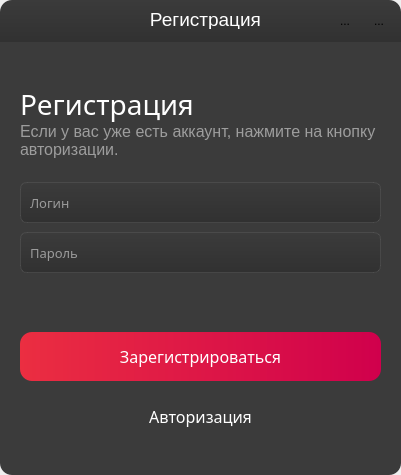
<?xml version="1.0" encoding="UTF-8"?>
<ui version="4.0">
 <class>Form</class>
 <widget class="QWidget" name="Form">
  <property name="geometry">
   <rect>
    <x>0</x>
    <y>0</y>
    <width>401</width>
    <height>475</height>
   </rect>
  </property>
  <property name="minimumSize">
   <size>
    <width>401</width>
    <height>475</height>
   </size>
  </property>
  <property name="maximumSize">
   <size>
    <width>401</width>
    <height>475</height>
   </size>
  </property>
  <property name="windowTitle">
   <string>Регистрация</string>
  </property>
  <property name="windowIcon">
   <iconset resource="res/res.qrc">
    <normaloff>:/imgs/img/AppLogo.png</normaloff>:/imgs/img/AppLogo.png</iconset>
  </property>
  <widget class="QFrame" name="header">
   <property name="geometry">
    <rect>
     <x>0</x>
     <y>0</y>
     <width>401</width>
     <height>42</height>
    </rect>
   </property>
   <property name="styleSheet">
    <string notr="true">#header{
	background-color: qlineargradient(spread:pad, x1:0.5, y1:0, x2:0.5, y2:1, stop:0 rgba(59, 59, 59, 255), stop:1 rgba(49, 49, 49, 255));
	border-top-right-radius: 12px;
	border-top-left-radius: 12px;
}

.QToolButton{
	background-color: rgba(255, 255, 255, 0);
	border-radius: 5px;
}

.QPushButton{
	background-color: rgba(255, 255, 255, 0);
	color: white
}

.QToolButton:hover{
	background-color: rgba(0, 0, 0, 50);
}</string>
   </property>
   <property name="frameShape">
    <enum>QFrame::StyledPanel</enum>
   </property>
   <property name="frameShadow">
    <enum>QFrame::Raised</enum>
   </property>
   <widget class="QLabel" name="Title">
    <property name="geometry">
     <rect>
      <x>90</x>
      <y>9</y>
      <width>231</width>
      <height>20</height>
     </rect>
    </property>
    <property name="font">
     <font>
      <family>Ubuntu</family>
      <pointsize>14</pointsize>
     </font>
    </property>
    <property name="styleSheet">
     <string notr="true">color: rgb(255, 255, 255);</string>
    </property>
    <property name="text">
     <string>Регистрация</string>
    </property>
    <property name="alignment">
     <set>Qt::AlignCenter</set>
    </property>
   </widget>
   <widget class="QToolButton" name="CloseButton">
    <property name="geometry">
     <rect>
      <x>364</x>
      <y>6</y>
      <width>30</width>
      <height>30</height>
     </rect>
    </property>
    <property name="text">
     <string>...</string>
    </property>
    <property name="icon">
     <iconset resource="res/res.qrc">
      <normaloff>:/imgs/img/iconamoon_close-light.png</normaloff>:/imgs/img/iconamoon_close-light.png</iconset>
    </property>
    <property name="iconSize">
     <size>
      <width>24</width>
      <height>24</height>
     </size>
    </property>
   </widget>
   <widget class="QToolButton" name="HideButton">
    <property name="geometry">
     <rect>
      <x>330</x>
      <y>6</y>
      <width>30</width>
      <height>30</height>
     </rect>
    </property>
    <property name="text">
     <string>...</string>
    </property>
    <property name="icon">
     <iconset resource="res/res.qrc">
      <normaloff>:/imgs/img/mynaui_minus.png</normaloff>:/imgs/img/mynaui_minus.png</iconset>
    </property>
    <property name="iconSize">
     <size>
      <width>24</width>
      <height>24</height>
     </size>
    </property>
   </widget>
   <widget class="QLabel" name="Icon">
    <property name="geometry">
     <rect>
      <x>9</x>
      <y>9</y>
      <width>24</width>
      <height>24</height>
     </rect>
    </property>
    <property name="text">
     <string/>
    </property>
    <property name="pixmap">
     <pixmap resource="res/res.qrc">:/imgs/img/Vector.png</pixmap>
    </property>
   </widget>
  </widget>
  <widget class="QFrame" name="content">
   <property name="geometry">
    <rect>
     <x>0</x>
     <y>42</y>
     <width>401</width>
     <height>433</height>
    </rect>
   </property>
   <property name="styleSheet">
    <string notr="true">#content{
background-color: rgb(59, 59, 59);
border-bottom-left-radius: 12px;
border-bottom-right-radius: 12px;
}

.QLineEdit{
	background-color: qlineargradient(spread:pad, x1:0.5, y1:0, x2:0.5, y2:1, stop:0 rgba(59, 59, 59, 255), stop:1 rgba(49, 49, 49, 255));
	border-radius: 7px;
	border: 1px solid rgba(255, 255, 255, 20);
	color: white
}

.QPushButton{
	background-color: qlineargradient(spread:pad, x1:0, y1:0, x2:1, y2:0, stop:0 rgba(235, 46, 65, 255), stop:1 rgba(208, 0, 76, 255));
	border-radius: 12px;
	border: none;
	color: white;
}

.QPushButton:hover{
background-color: rgb(172, 22, 59);
}</string>
   </property>
   <property name="frameShape">
    <enum>QFrame::StyledPanel</enum>
   </property>
   <property name="frameShadow">
    <enum>QFrame::Raised</enum>
   </property>
   <widget class="QLabel" name="Title_2">
    <property name="geometry">
     <rect>
      <x>20</x>
      <y>42</y>
      <width>361</width>
      <height>41</height>
     </rect>
    </property>
    <property name="font">
     <font>
      <family>Ubuntu Medium</family>
      <pointsize>21</pointsize>
     </font>
    </property>
    <property name="styleSheet">
     <string notr="true">color: rgb(255, 255, 255);</string>
    </property>
    <property name="text">
     <string>Регистрация</string>
    </property>
    <property name="alignment">
     <set>Qt::AlignLeading|Qt::AlignLeft|Qt::AlignVCenter</set>
    </property>
    <property name="wordWrap">
     <bool>true</bool>
    </property>
   </widget>
   <widget class="QLabel" name="Title_3">
    <property name="geometry">
     <rect>
      <x>20</x>
      <y>80</y>
      <width>361</width>
      <height>41</height>
     </rect>
    </property>
    <property name="font">
     <font>
      <family>Ubuntu</family>
      <pointsize>12</pointsize>
     </font>
    </property>
    <property name="styleSheet">
     <string notr="true">color: rgba(255, 255, 255, 127);</string>
    </property>
    <property name="text">
     <string>Если у вас уже есть аккаунт, нажмите на кнопку авторизации.</string>
    </property>
    <property name="alignment">
     <set>Qt::AlignLeading|Qt::AlignLeft|Qt::AlignTop</set>
    </property>
    <property name="wordWrap">
     <bool>true</bool>
    </property>
   </widget>
   <widget class="QLineEdit" name="LoginLine">
    <property name="geometry">
     <rect>
      <x>20</x>
      <y>140</y>
      <width>361</width>
      <height>41</height>
     </rect>
    </property>
    <property name="font">
     <font>
      <family>Ubuntu Medium</family>
      <pointsize>10</pointsize>
     </font>
    </property>
    <property name="styleSheet">
     <string notr="true">padding-left: 7px;</string>
    </property>
    <property name="inputMask">
     <string/>
    </property>
    <property name="text">
     <string/>
    </property>
    <property name="maxLength">
     <number>15</number>
    </property>
    <property name="placeholderText">
     <string>Логин</string>
    </property>
   </widget>
   <widget class="QLineEdit" name="PasswordLine">
    <property name="geometry">
     <rect>
      <x>20</x>
      <y>190</y>
      <width>361</width>
      <height>41</height>
     </rect>
    </property>
    <property name="font">
     <font>
      <family>Ubuntu Medium</family>
      <pointsize>10</pointsize>
     </font>
    </property>
    <property name="styleSheet">
     <string notr="true">padding-left: 7px;</string>
    </property>
    <property name="inputMask">
     <string/>
    </property>
    <property name="text">
     <string/>
    </property>
    <property name="maxLength">
     <number>15</number>
    </property>
    <property name="placeholderText">
     <string>Пароль</string>
    </property>
   </widget>
   <widget class="QPushButton" name="RegistrationButton">
    <property name="geometry">
     <rect>
      <x>20</x>
      <y>290</y>
      <width>361</width>
      <height>49</height>
     </rect>
    </property>
    <property name="sizePolicy">
     <sizepolicy hsizetype="Minimum" vsizetype="Minimum">
      <horstretch>0</horstretch>
      <verstretch>0</verstretch>
     </sizepolicy>
    </property>
    <property name="font">
     <font>
      <family>Ubuntu Medium</family>
      <pointsize>12</pointsize>
     </font>
    </property>
    <property name="text">
     <string>Зарегистрироваться</string>
    </property>
   </widget>
   <widget class="QPushButton" name="LoginButton">
    <property name="geometry">
     <rect>
      <x>20</x>
      <y>350</y>
      <width>361</width>
      <height>49</height>
     </rect>
    </property>
    <property name="sizePolicy">
     <sizepolicy hsizetype="Minimum" vsizetype="Minimum">
      <horstretch>0</horstretch>
      <verstretch>0</verstretch>
     </sizepolicy>
    </property>
    <property name="font">
     <font>
      <family>Ubuntu Medium</family>
      <pointsize>12</pointsize>
     </font>
    </property>
    <property name="styleSheet">
     <string notr="true">.QPushButton{
background-color: rgba(255, 255, 255, 0);
}

.QPushButton:hover{
	background-color: rgba(0, 0, 0, 50);
}</string>
    </property>
    <property name="text">
     <string>Авторизация</string>
    </property>
   </widget>
  </widget>
 </widget>
 <resources>
  <include location="res/res.qrc"/>
 </resources>
 <connections/>
</ui>
